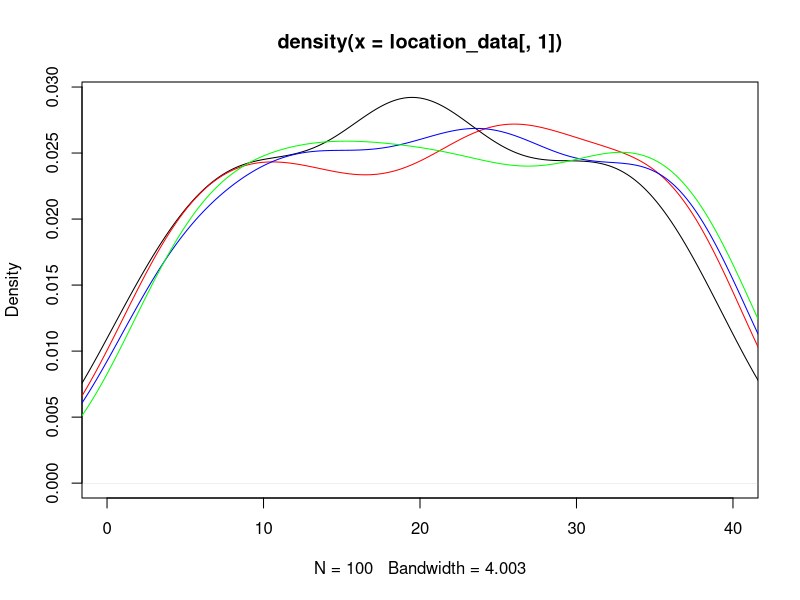
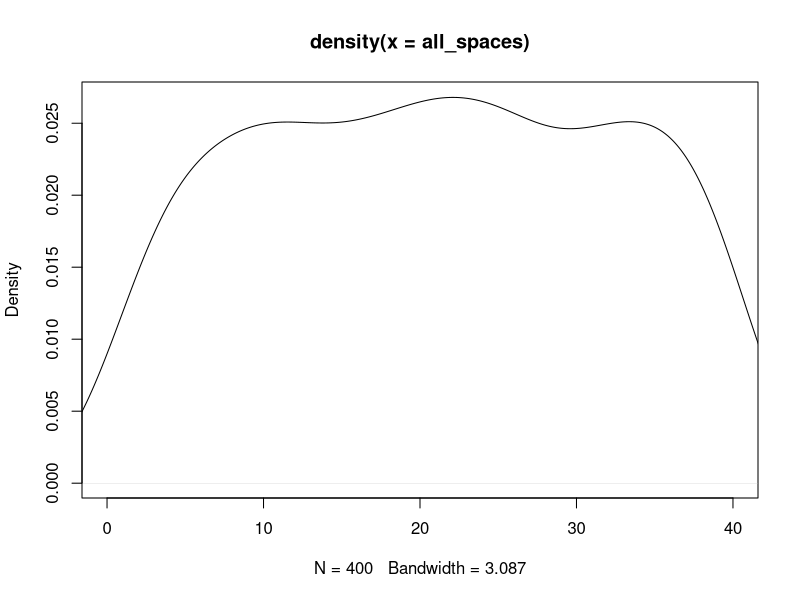
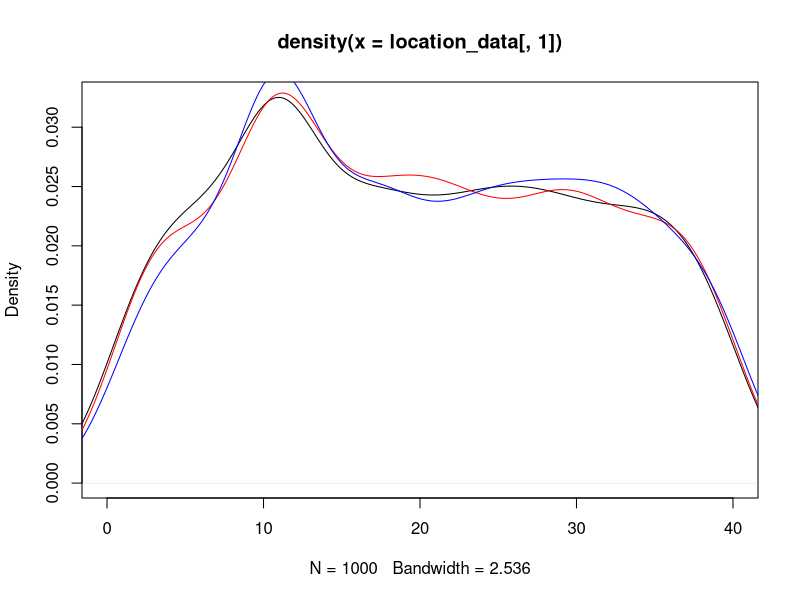
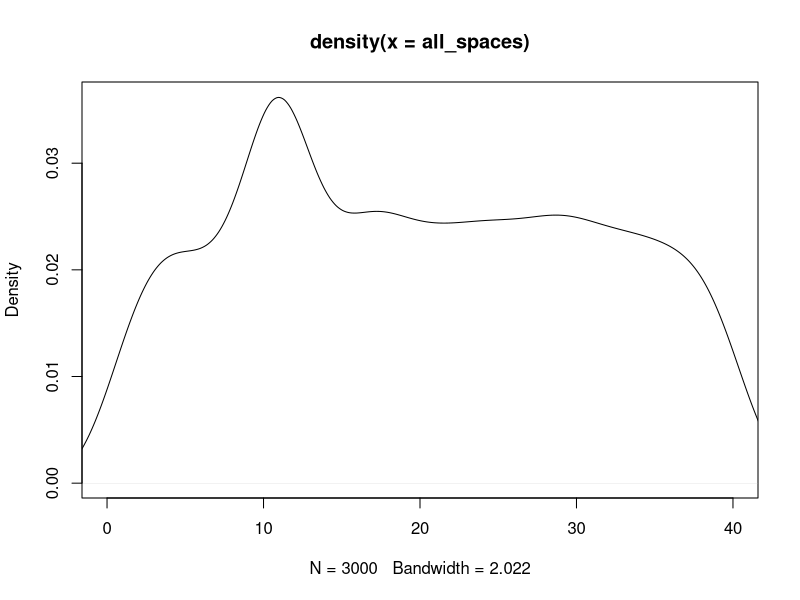

These charts were generated, in order, by the following R code: (Note: this script raises an error after producing the figures.)
## ---- chunk 1
knitr::opts_chunk$set(echo = TRUE)
## ---- chunk 2
#libraries
library(dplyr)
library(ggplot2)
## ---- chunk 3
#Kayleigh
##LET'S GET MOVING

monopolyBoard <- read.csv("MonopolyBoard.csv", header = T)
monopolyBoard

# Using dice rolls to determine where a player will land on the board
#input: "location"; a number 1-40; where the player is on the board
#output: the amount of spaces the player will move until they are on their new location

#note that this is only accounting for standard dice rolls, no special rules yet...

lets_move = function(location) {
  dice_roll_1 <- sample(1:6, 1, replace = TRUE)
  dice_roll_2 <- sample(1:6, 1, replace = TRUE)
  
  roll_total <- sum(dice_roll_1, dice_roll_2)
  roll_double <- dice_roll_1 == dice_roll_2
  
    location = location + roll_total
    
  if (location <= 40) {
    location = location
  } else {
    location = location - 40
  }
  
  space = monopolyBoard$name[monopolyBoard$spaces == location]
  
  print("You're moving forward...")
  print(roll_total)
  
  print("You're on space...")
  print(location)
  
  #print(space) #This prints out the name of the space that they land on. 
}

#testers
lets_move(1)
lets_move(25)
lets_move(38)
lets_move(40)



#A function to move players around the board and to play Monopoly!
#input: "turns"; the amount of turns we should take
#output: a player's new location on the board

lets_play = function(turns) {
  location = 1
  print("Starting Location: GO!")
  for (i in 1:turns) {
    location = lets_move(location)
  }
  print("You've landed on...")
  return(location)
}



lets_play(10) #tester #in this example if you look at a reference monopoly board and "walk" your way around the board with each move being the number in each output, you'll land on the space on the board corresponding to the final output (when counting "GO" as 1 and/or 40) 

#testers 
#"lets_move" and "lets_play" have both been edited to print out phrases for each roll and move to make it easier to determine how the player is moving. 
#"You're moving forward..." gives the player's roll
#"You're on space..." is the players position after 1 turn/"lets_move"
  # Later try to switch this print statement to the name of the spot that the player is on 
#"You've landed on..." gives the final location after running "lets_play" for "x" turns.
  # Later try to switch this print statement to the name of the spot that the player is on 

lets_play(3)
lets_play(10)

## ---- chunk 4
##DOUBLE DOWN

##WORK IN PROGRESS

#A function using dice rolls to determine how many spaces a player will move with the additional rules for "doubles" in Monopoly
#input: "location"; a number 1-40 where the player is on the board
#outut: the number of spaces the player will move on the board, with the special case of rolling three "doubles" and landing in jail
double_down = function(location) {
  dice_roll_1 <- sample(1:6, 1, replace = TRUE)
  dice_roll_2 <- sample(1:6, 1, replace = TRUE)
  
  roll_total <- sum(dice_roll_1, dice_roll_2)
  roll_double <- dice_roll_1 == dice_roll_2
  
  print("roll was")
  print(roll_total)
    
  if (roll_double) {
    
    dice_roll_3 <- sample(1:6, 1, replace = TRUE)
    dice_roll_4 <- sample(1:6, 1, replace = TRUE)
    
    roll_total_2 <- sum(dice_roll_3, dice_roll_4)
    roll_double_2 <- dice_roll_3 == dice_roll_4
    
    print("roll double was")
    print(roll_total_2)

    
    if (roll_double_2) {
      dice_roll_5 <- sample(1:6, 1, replace = TRUE)
      dice_roll_6 <- sample(1:6, 1, replace = TRUE)
      
      roll_total_3 <- sum(dice_roll_5, dice_roll_6)
      roll_double_3 <- dice_roll_5 == dice_roll_6
      
      print("roll double was")
      print(roll_total_3)
      
      if (roll_double_3) {
        location = 11 #Jail
        print("doubles, doubles, doubles")
        print("You're going to JAIL!")
        
      } else {
        location = location + roll_total + roll_total_2 + roll_total_3
        print("doubles, doubles, not doubles")
        print("You're moving forward...")
        print(roll_total + roll_total_2 + roll_total_3)
      }
    } else {
      location = location + roll_total + roll_total_2
      print("doubles, not doubles")
      print("You're moving forward...")
      print(roll_total+roll_total_2)
    }
  } else {
    location = location + roll_total
    print("no doubles")
    print("You're moving forward...")
    print(roll_total)
  }

    
  if (location <= 40) {
    location = location
  } else {
    location = location - 40
  }

  
  print("You're on space...")
  print(location)
}

double_down(1)
#text out in the function is kinda funky right but it's just to make sure its working right
#In final version switch all dice rolls to sample(1:6,...)

## ---- chunk 5
##CHANCE AND COMMUNITY CHEST CARDS
Card_Numbers <- c(1, 2, 3, 4, 5, 6, 7, 8, 9, 10, 11, 12, 13, 14, 15, 16)

Chance_Cards <- c("Advance to Boardwalk", "Advance to Go (Collect $200)", "Advance to Illinois Avenue. If you pass Go, collect $200", "Advance to St. Charles Place. If you pass Go, collect $200", "Advance to the nearest Railroad. If unowned, you may buy it from the Bank. If owned, pay owner twice the rental to which they are otherwise entitled", "Advance to the nearest Railroad. If unowned, you may buy it from the Bank. If owned, pay owner twice the rental to which they are otherwise entitled", "Advance token to nearest Utility. If unowned, you may buy it from the Bank. If owned, throw dice and pay owner a total ten times amount thrown", "Bank pays you dividend of $50", "Get Out of Jail Free", "Go Back 3 Spaces", "Go to Jail. Go directly to Jail, do not pass Go, do not collect $200", "Make general repairs on all your property. For each house pay $25. For each hotel pay $100", "Speeding fine $15", "Take a trip to Reading Railroad. If you pass Go, collect $200", "You have been elected Chairman of the Board. Pay each player $50", "Your building loan matures. Collect $150")

Chance <- data.frame(Chance_Cards, Card_Numbers)
Chance
##Chance cards to move a player to a new space:
  #1 -> Advance to Boardwalk (space 40)
  #2 -> Advance to Go (space 1)
  #3 -> Advance to Illinois Avenue (space 25)
  #4 -> Advance to St. Charles Place (space 12)
  #5 -> Advance to nearest Railroad (space(s) 6, 16, 26, 36)
  #6 -> Advance to nearest Railraod (space(s) 6, 16, 26, 36)
  #7 -> Advance to nearest Utility (space(s) 13, 29)
  #11 -> Go to Jail (space 11)
  #14 -> Take a trip to Reading Railroad (space 6)

Community_Chest_Cards <- c("Advance to Go (Collect $200)", "Bank error in your favor. Collect $200", "Doctor’s fee. Pay $50", "From sale of stock you get $50", "Get Out of Jail Free", "Go to Jail. Go directly to jail, do not pass Go, do not collect $200", "Holiday fund matures. Receive $100", "Income tax refund. Collect $20", "It is your birthday. Collect $10 from every player", "Life insurance matures. Collect $100", "Pay hospital fees of $100", "Pay school fees of $50", "Receive $25 consultancy fee", "You are assessed for street repair. $40 per house. $115 per hotel", "You have won second prize in a beauty contest. Collect $10", "You inherit $100")

Community_Chest <- data.frame(Community_Chest_Cards, Card_Numbers)
Community_Chest

##Community Chest Cards that move a player to a new space:
  #1 -> Advance to GO (space 1)
  #5 -> Go to Jail (space 11)

## ---- chunk 6
# heidi

#the function "who_goes_first" simulates the initial roll before the game begins in order to determine which player goes first
# input is a number of how many players are going to be playing
# output is the value of each players roll and the player that will start the game based on who had the highest roll
who_goes_first <- function(num_players){
  initial_rolls <- c()
  for (i in 1:num_players) {
    player_i_roll <- sum(sample(1:6, 2, replace=TRUE))
    initial_rolls <- c(initial_rolls, player_i_roll) # vector of every player's roll
    print(paste("Player", i, "rolled", player_i_roll))
  }
  cat("\n")
  if(sum(initial_rolls == max(initial_rolls)) >= 2){
    while (sum(initial_rolls == max(initial_rolls)) >= 2) { # if players tied for highest number
      tied_players <- which(initial_rolls==max(initial_rolls)) # identify which players tied
      print("It's a tie! Roll again")
      cat("\n")
      tie_breaker_rolls <- c()
      for (i in tied_players) { # tied players roll again
       player_i_roll2 <- sum(sample(1:6, 2, replace=TRUE))
       tie_breaker_rolls <- c(tie_breaker_rolls, player_i_roll2)
       print(paste("Player", i, "rolled", player_i_roll2))
      }
      initial_rolls <- tie_breaker_rolls
      highest_roll <- max(tie_breaker_rolls)
      highest_player2 <- tied_players[which(tie_breaker_rolls == highest_roll)]
    }
    cat("\n")
    print(paste("Player", highest_player2, "goes first!"))
  }
  else {
    highest_player <- which.max(initial_rolls) # who rolled the highest number
    print(paste("Player", highest_player, "goes first!"))
  }
}

who_goes_first(4) # test function

## ---- chunk 7
# Olivia
# Website for data: https://stat-jet-asu.github.io/Datasets/InstructorDescriptions/monopoly.html

monopolyBoard <- read.csv("MonopolyBoard.csv", header = T)
head(monopolyBoard)

# This section is for question number 2

# Kayleigh's lets_play function from above incorporating players and density plots
# uses lets_move function from above
# input: turns, # of turns to iterate through; players, number of players (2-4)
# output: density plot with a line for each player's frequency of spaces landed on 
# & density plot for the combined frequency of spaces landed on for all players

lets_play = function(turns, players) {
  location_data <- as.data.frame(matrix(nrow = turns, ncol = players))
  
for (j in 1:players) {
  location = 1
  
  for (i in 1:turns) {
    
    location = lets_move(location)
    location_data[i,j] <- location
    }
  }
  
  # creates density plot of frequency of landing on each space for each player
  plot(density(location_data[,1]), xlim = c(0,40), col = "black")
  
  colors <- c("red", "blue", "green")
  
  for (k in 2:players) {
  lines(density(location_data[,k]), col = colors[k-1]) # adds a density line for each player after the first
  }
  
  # creates density plot for total frequency landing on each space (all players spaces included)
  all_spaces <- as.vector(as.matrix(location_data))
  plot(density(all_spaces), xlim = c(0,40), col = "black")
  
}
lets_play(100, 4)

## ---- chunk 8
# Question number 3 -- including jail and double rolls

lets_move2 = function(location) {
  dice_roll_1 <- sample(1:6, 1, replace = TRUE)
  dice_roll_2 <- sample(1:6, 1, replace = TRUE)
  
  roll_total <- sum(dice_roll_1, dice_roll_2)
  roll_double <- dice_roll_1 == dice_roll_2
  
    location = location + roll_total # updates location to be previous location + roll total
    double3 = "false" # double3 is assigned "true" if the player double rolls 3x (as seen in if statement below), otherwise it is assigned "false" 
    
  # first double roll -> roll again
  if (roll_double == TRUE) {
    dice_roll_3 <- sample(1:6, 1, replace = TRUE)
    dice_roll_4 <- sample(1:6, 1, replace = TRUE)
    
    roll_total2 <- sum(dice_roll_3, dice_roll_4)
    roll_double2 <- dice_roll_3 == dice_roll_4
    
    location = location + roll_total2
    double3 = "false"
    
    # if player is at a location past 40, subtract 40 so they go back to the GO space at location "41"
    # this is included in each if statement below so that it applies if player has to roll again
    if (location <= 40) {
      location = location
    } else {
      location = location - 40
    }
     
      # second double roll -> roll again
      if (roll_double2 == TRUE) {
        dice_roll_5 <- sample(1:6, 1, replace = TRUE)
        dice_roll_6 <- sample(1:6, 1, replace = TRUE)
    
        roll_total3 <- sum(dice_roll_5, dice_roll_6)
        roll_double3 <- dice_roll_5 == dice_roll_6
    
        location = location + roll_total3
        double3 = "false"
        
        if (location <= 40) {
          location = location
        } else {
          location = location - 40
        }
        
        # third double roll -> go to jail
          if (roll_double3 == TRUE) {
            location = monopolyBoard$spaces[monopolyBoard$name == "Jail"]
            double3 = "true"
          }
      }
  }  
    
  if (location <= 40) {
    location = location
  } else {
    location = location - 40
  }
  
  listdata <- (list(location, double3)) # creates list for outputs "location" and "double3"
  # if you need to access location from this function, use lets_move2(location)[[1]]
  # if you need to access double3, use lets_move2(double3)[[2]]
  return(listdata)
  
}




lets_play2 = function(turns, players) {
  
  # assign piece names to dataframe columns
  # use heidis function to assign highest player to piece 1 and go thru rest of players
  
  location_data <- as.data.frame(matrix(nrow = turns, ncol = players)) # dataframe will keep data for locations of players for each turn
  double3data <- as.data.frame(matrix(nrow = turns, ncol = players)) # dataframe will say "true" if player double rolled 3x (which lands them in jail) and "false" if they didn't double roll 3x
  
  for (j in 1:players) { # rotates through each player
    location = 1 # each player starts at location 1
    double3 = 0 # initializing "double3" which will be later assigned a "true" or "false" based on if player double rolled 3x
  
    for (i in 1:turns) { # iterates through number of turns
      
        location = lets_move2(location)[[1]] # takes location from lets_move2 function and assigns it to location
        location_data[i,j] <- as.integer(location) # puts location value into the dataframe of locations for each player
        double3data[i,j] <- lets_move2(double3)[[2]] # takes "true" or "false" value from double3 and adds it to double3data dataframe
        
      # deals with landing in jail from "go to jail" space and staying there for next 3 turns
      if (31 %in% location_data[i-1,j]) { # if you landed on 31 in the last turn (i-1 turn), you go to jail (space 11) for the ith turn
        location <- 11
        location_data[i,j] <- as.integer(location) # new location is 11
      } else if (11 %in% location_data[i-1,j] & 31 %in% location_data[i-2,j]) { # if you were on space 11 last turn AND you were on space 31 2 turns ago, you stay in jail (space 11) for turn i
        location <- 11
        location_data[i,j] <- as.integer(location)
      } else if (11 %in% location_data[i-2,j] & 31 %in% location_data[i-3,j]) {
        location <- 11
        location_data[i,j] <- as.integer(location)
      }
        
      # landing in jail from 3x double roll and staying there for next 3 turns
      if (11 %in% location_data[i,j] & "true" %in% double3data[i-1,j]) { # if player's location is 11 (jail) and double3data is"true" (player double rolled 3x), player stays in jail. all 3 if/else if statements keep player in jail for the next 3 turns
        location <- 11
        location_data[i,j] <- as.integer(location)
      } else if (11 %in% location_data[i-1,j] & "true" %in% double3data[i-2,j]) { # 
        location <- 11
        location_data[i,j] <- as.integer(location)
      } else if (11 %in% location_data[i-2,j] & "true" %in% double3data[i-3,j]) {
        location <- 11
        location_data[i,j] <- as.integer(location)
      }
        
    }
  }
  #print(location_data)
  
  # creates density plot of frequency of landing on each space for each player
  plot(density(location_data[,1]), xlim = c(0,40), col = "black")
  
  colors <- c("red", "blue", "green")
  
  for (k in 2:players) {
    lines(density(location_data[,k]), col = colors[k-1]) # adds a density line for each player after the first
  }
  
  # creates density plot for total frequency landing on each space (all players spaces included)
  all_spaces <- as.vector(as.matrix(location_data))
  plot(density(all_spaces), xlim = c(0,40), col = "black")
  
}
 
lets_play2(1000, 3)

# how should we go about recording spaces landed on when double rolls occur?

Chance
Community_Chest
## ---- chunk 9
#4 - Kayleigh and Maddie 
#Chance - spaces 8, 23, 37
#Community Chest - spaces 3, 18, 34
Chance

Drawing_Chance = function(location) {
  location = location
  draw_card <- sample(1:16, 1, replace = TRUE)
  player_card <- Chance$Chance_Cards[draw_card]
  print(player_card)

  
      if(draw_card == 1) {
        location = 1
      }
      
      if(draw_card == 2) {
        location = 1
      }
      
      if(draw_card == 3) {
        location = 25
      }
  
      if(draw_card == 4){
        location = 12
      }
    
      if(draw_card == 5){
        if(location >= 1 && location <= 10){
              location = 6
            } else {
              if (location > 10 && location <= 20){
                location = 16
              } else {
                if(location > 20 && location <= 30){
                  location = 26
                } else {
                  location = 36
                }
              }
            }
      }
  
    if(draw_card == 6){
        if(location >= 1 && location <= 10){
              location = 6
            } else {
              if (location > 10 && location <= 20){
                location = 16
              } else {
                if(location > 20 && location <= 30){
                  location = 26
                } else {
                  location = 36
                }
              }
            }
    }
  
    if(draw_card == 7) {
      if(location >= 1 && location <= 13) {
                location = 13
              } else {
                if(location > 13 && location <= 29) {
                  location = 29
                } else {
                  location = 13
                }
              }
    }
  
    if(draw_card == 11) {
      location = 11
    }
  
    if(draw_card == 14) {
      location = 14
    }
  
    if(draw_card == 10) {
      location = location - 3
    }
  
    location = location
    return(location)
}

Drawing_Chance(8)
Drawing_Chance(23)
Drawing_Chance(37)

Drawing_Community_Chest = function(location) {
  location = location
  draw_card_chest <- sample(1:16, 1, replace = TRUE)
  player_card_chest <- Community_Chest$Community_Chest_Cards[draw_card_chest]
  print(player_card_chest)
  print(location)
  
  if (draw_card_chest == 1) {
    location = 1
  } else {
    if (draw_card_chest == 6) {
    location = 11
    } else {
      location = location
    }
  
  }
  
  location = location 
  return(location)
}

Drawing_Community_Chest(3)
Drawing_Community_Chest(18)
Drawing_Community_Chest(34)

lets_move3 = function(location) {
  dice_roll_1 <- sample(1:6, 1, replace = TRUE)
  dice_roll_2 <- sample(1:6, 1, replace = TRUE)
  
  roll_total <- sum(dice_roll_1, dice_roll_2)
  roll_double <- dice_roll_1 == dice_roll_2
  
    location = location + roll_total
    double3 = "false"
  
  print("your roll total is...")
  print(roll_total)

  if (location <= 40) {
      location = location
  } else {
      location = location - 40
  }
   
  print("your location is...")
  print(location)
  
  if(location == 8 || location == 23 || location == 27) {
    location = Drawing_Chance(location)
    print("your location is...")
    print(location)
  }
  
  if(location == 3 || location == 18 || location == 34) {
    location = Drawing_Community_Chest(location)
    print("your location is...")
    print(location)
  }
    
  # first double roll -> roll again
  if (roll_double == TRUE) {
    dice_roll_3 <- sample(1:6, 1, replace = TRUE)
    dice_roll_4 <- sample(1:6, 1, replace = TRUE)
    
    roll_total2 <- sum(dice_roll_3, dice_roll_4)
    roll_double2 <- dice_roll_3 == dice_roll_4
    
    location = location + roll_total2
    double3 = "false"
    print("1 double")
    
    if (location <= 40) {
      location = location
    } else {
      location = location - 40
    }
    
    
    if(location == 8 || location == 23 || location == 27) {
    location = Drawing_Chance(location)
    }
  
  if(location == 3 || location == 18 || location == 34) {
    location = Drawing_Community_Chest(location)
    }
     
      # second double roll -> roll again
      if (roll_double2 == TRUE) {
        dice_roll_5 <- sample(1:6, 1, replace = TRUE)
        dice_roll_6 <- sample(1:6, 1, replace = TRUE)
    
        roll_total3 <- sum(dice_roll_5, dice_roll_6)
        roll_double3 <- dice_roll_5 == dice_roll_6
    
        location = location + roll_total3
        double3 = "false"
        print("2 doubles")
        
        if (location <= 40) {
          location = location
        } else {
          location = location - 40
        }
        
        if(location == 8 || location == 23 || location == 27) {
          location = Drawing_Chance(location)
        }
  
        if(location == 3 || location == 18 || location == 34) {
          location = Drawing_Community_Chest(location)
         
        }
        
        # third double roll -> go to jail
          if (roll_double3 == TRUE) {
            location = monopolyBoard$spaces[monopolyBoard$name == "Jail"]
            double3 = "true"
            print("three doubles")
          }
      }
  }  
   
  location = location 
  
  print("your location is...")
  print(location)
  listdata <- (list(location, double3))
  return(listdata)
  
}

lets_move3(1)

lets_play3 = function(turns, players) {
  
  location_data <- as.data.frame(matrix(nrow = turns, ncol = players))
  double3data <- as.data.frame(matrix(nrow = turns, ncol = players))
  
  for (j in 1:players) {
    location = 1
    double3 = 0
  
    for (i in 1:turns) {
      
        location = lets_move2(location)[[1]]
        location_data[i,j] <- as.integer(location)
        double3data[i,j] <- lets_move2(double3)[[2]]
        
      # deals with landing in jail from "go to jail" space and staying there for next 3 turns
      if (31 %in% location_data[i-1,j]) { # if you land on 31 (go to jail), next location is in jail (space 11)
        location <- 11
        location_data[i,j] <- as.integer(location)
      } else if (11 %in% location_data[i-1,j] & 31 %in% location_data[i-2,j]) {
        location <- 11
        location_data[i,j] <- as.integer(location)
      } else if (11 %in% location_data[i-2,j] & 31 %in% location_data[i-3,j]) {
        location <- 11
        location_data[i,j] <- as.integer(location)
      }
        
      # landing in jail from 3x double roll and staying there for next 3 turns
      if (11 %in% location_data[i,j] & "true" %in% double3data[i-1,j]) { # "true" means player double rolled 3x -> jail
        location <- 11
        location_data[i,j] <- as.integer(location)
      } else if (11 %in% location_data[i-1,j] & "true" %in% double3data[i-2,j]) { # 
        location <- 11
        location_data[i,j] <- as.integer(location)
      } else if (11 %in% location_data[i-2,j] & "true" %in% double3data[i-3,j]) {
        location <- 11
        location_data[i,j] <- as.integer(location)
      }
        
    }
  }
  #print(location_data)
  
  # creates density plot of frequency of landing on each space for each player
  plot(density(location_data[,1]), xlim = c(0,40), col = "black")
  
  colors <- c("red", "blue", "green")
  
  for (k in 2:players) {
    lines(density(location_data[,k]), col = colors[k-1]) # adds a density line for each player after the first
  }
  
  # creates density plot for total frequency landing on each space (all players spaces included)
  all_spaces <- as.vector(as.matrix(location_data))
  plot(density(all_spaces), xlim = c(0,40), col = "black")
  
}
## ---- chunk 10

monopolyBoard1 <- read.csv("MonopolyBoard.csv", header = T)
head(monopolyBoard1)

kaciesboard <- monopolyBoard1 %>% select(., "name", "type", "color", "spaces")
kaciestibble <- as_tibble(kaciesboard)
kaciestibble

freq <- kaciestibble %>% ggplot(., mapping=aes(x="names" )) +geom_freqpoly()

freq
 
## ---- chunk 11
#hello
dice_roll <- sum(sample(1:6, 2, replace = TRUE))
dice_roll
